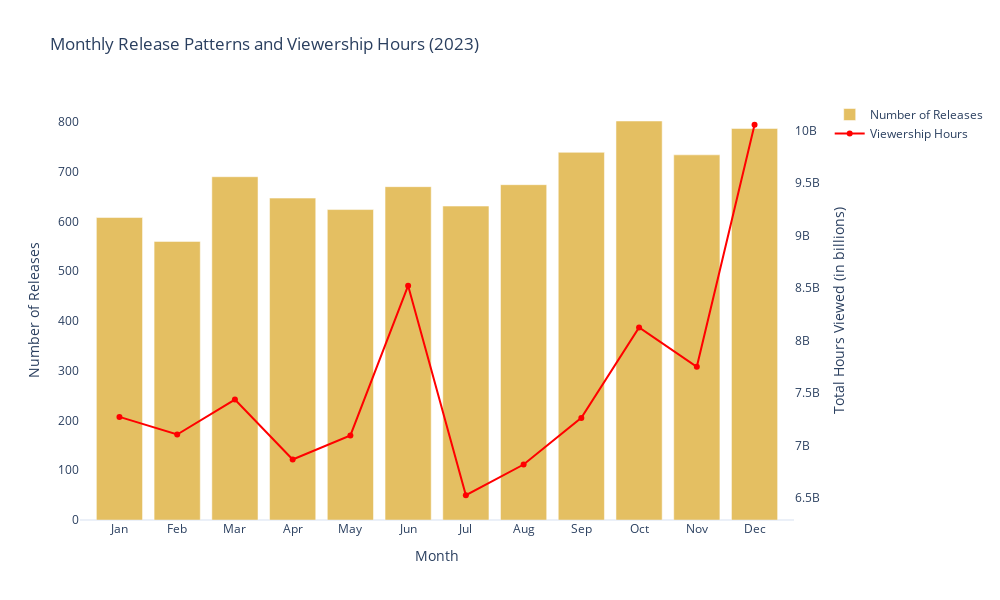

Write notebook code for a chart like this one.
### Code cell
monthly_releases = netflix_data['Release Month'].value_counts().sort_index()

monthly_viewership = netflix_data.groupby('Release Month')['Hours Viewed'].sum()

fig = go.Figure()

fig.add_trace(
    go.Bar(
        x=monthly_releases.index,
        y=monthly_releases.values,
        name='Number of Releases',
        marker_color='goldenrod', 
        opacity=0.7,
        yaxis='y1'
    )
)

fig.add_trace(
    go.Scatter(
        x=monthly_viewership.index,
        y=monthly_viewership.values,
        name='Viewership Hours',
        mode='lines+markers',
        marker=dict(color='red'),
        line=dict(color='red'),
        yaxis='y2'
    )
)

fig.update_layout(
    title='Monthly Release Patterns and Viewership Hours (2023)',
    xaxis=dict(
        title='Month',
        tickmode='array',
        tickvals=list(range(1, 13)),
        ticktext=['Jan', 'Feb', 'Mar', 'Apr', 'May', 'Jun', 'Jul', 'Aug', 'Sep', 'Oct', 'Nov', 'Dec']
    ),
    yaxis=dict(
        title='Number of Releases',
        showgrid=False,
        side='left'
    ),
    yaxis2=dict(
        title='Total Hours Viewed (in billions)',
        overlaying='y',
        side='right',
        showgrid=False
    ),
    legend=dict(
        x=1.05,  
        y=1,
        orientation='v',
        xanchor='left'
    ),
    height=600,
    width=1000
)

fig.show()

### Figure 1 — Plotly figure (JSON) as saved in the notebook; plotly's stock layout.template omitted (floating-point values rounded to 4 significant figures)
{"data": [{"marker": {"color": "goldenrod"}, "name": "Number of Releases", "opacity": 0.7, "type": "bar", "x": [1, 2, 3, 4, 5, 6, 7, 8, 9, 10, 11, 12], "y": [608, 560, 690, 647, 624, 670, 631, 674, 739, 802, 734, 787], "yaxis": "y"}, {"line": {"color": "red"}, "marker": {"color": "red"}, "mode": "lines+markers", "name": "Viewership Hours", "type": "scatter", "x": [1, 2, 3, 4, 5, 6, 7, 8, 9, 10, 11, 12], "y": [7271600000, 7103700000, 7437100000, 6865700000, 7094600000, 8522000000, 6524800000, 6817800000, 7262200000, 8123200000, 7749500000, 10055800000], "yaxis": "y2"}], "layout": {"height": 600, "legend": {"orientation": "v", "x": 1.05, "xanchor": "left", "y": 1}, "title": {"text": "Monthly Release Patterns and Viewership Hours (2023)"}, "width": 1000, "xaxis": {"tickmode": "array", "ticktext": ["Jan", "Feb", "Mar", "Apr", "May", "Jun", "Jul", "Aug", "Sep", "Oct", "Nov", "Dec"], "tickvals": [1, 2, 3, 4, 5, 6, 7, 8, 9, 10, 11, 12], "title": {"text": "Month"}}, "yaxis": {"showgrid": false, "side": "left", "title": {"text": "Number of Releases"}}, "yaxis2": {"overlaying": "y", "showgrid": false, "side": "right", "title": {"text": "Total Hours Viewed (in billions)"}}}}
